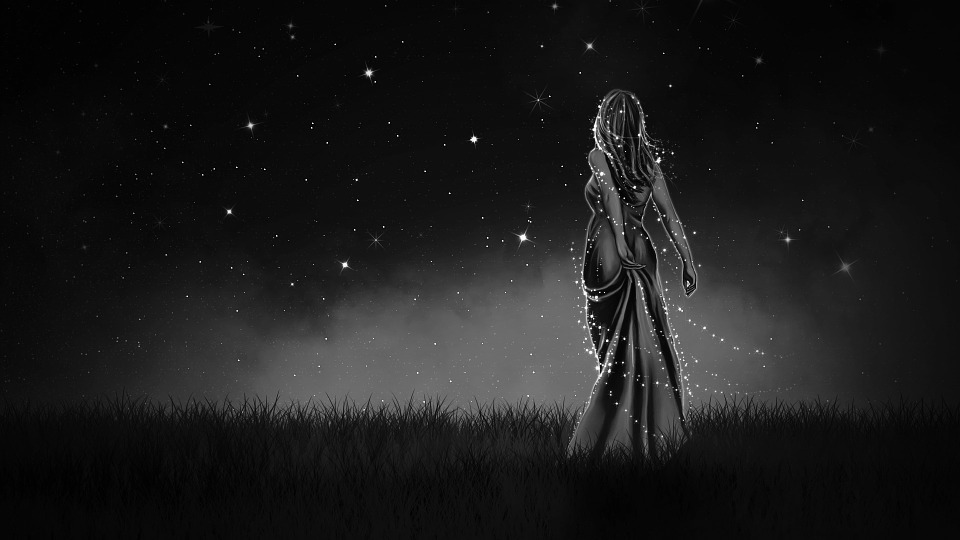
#> input picture midterm/b.jpg, 960 x 540 px
$ jupyter execute --allow-errors 'Midterm CV.ipynb'
#> lines starting #> are read from the running program, lines starting #| are printed output that depends on the picture
# Midterm Exam
## Each task of the exam is performed on the original images, unless the reverse is said
## At the end of the exam, you need to commit Jupiter's notebook into GitHab in the machine vision repository in a separate folder called Midterm. Each task must be commited in separate corresponding file, e.g. Task1.ipynb.

### Task 1
Apply each filter to image, specify which properties corresponds to filters

(1) corresponds to a low-pass filter in the frequency domain; (2) less than the other specified noise-canceling filters, blurs edges; (3) increases the sharpness of the image (4) works slower than the other specified noise-canceling filters; (5) is not a noise canceling filter; (6) poorly removes noise such as "salt and pepper"; (7) will destroy all lines of one pixel thickness in the image

### Task 2
Construct a histogram of the brightness of the image. Apply the operation "linear stretching of brightness" and "the gray world" to the image. Operation "the gray world" needs to be realized independently. The mean can be called three times.

### Task 3
Shake the image with a noise like "salt and pepper". Suppress noise with a median filter. Map the difference between the original and noisy images, and between the adjusted and the original.

### Task 4

Apply the Canny and Sobel edge selection filters to the image. Try different options. Output the result of the selection of edges on the original color image in red.

[cell 1]
# Add Salt and Pepper
import numpy as np
import random
import cv2
import matplotlib.pyplot as plt
import matplotlib.image as img
from scipy import ndimage as ndimg
from PIL import Image
import math
from skimage import data
from skimage import feature

def addSaltAndPepper(image):
    output = np.zeros(image.shape,np.uint8)
    for i in range(image.shape[0]):
        for j in range(image.shape[1]):
            rdn = random.random()
            if rdn < 0.005:
                output[i][j] = 30
            elif rdn > 0.995:
                output[i][j] = 110
            else:
                output[i][j] = image[i][j]
    return output

im = cv2.imread('b.jpg',0)
#> im is the input picture: shape (540, 960); min 0, max 255, mean 27
nim = addSaltAndPepper(im)

plt.imshow(nim, cmap='gray')
plt.show()

[cell 2]
#TASK 1

# a - 1 6 6
# b - 1 2 6
# v - 4 1
# g - 3 1 6
# d - 7

from scipy import ndimage as ndimg
boxcore = np.array([[1,2,1],
                    [2,4,2],
                    [1,2,1]])
#boxcore = (9/16) * boxcore
box = ndimg.convolve(nim, boxcore)
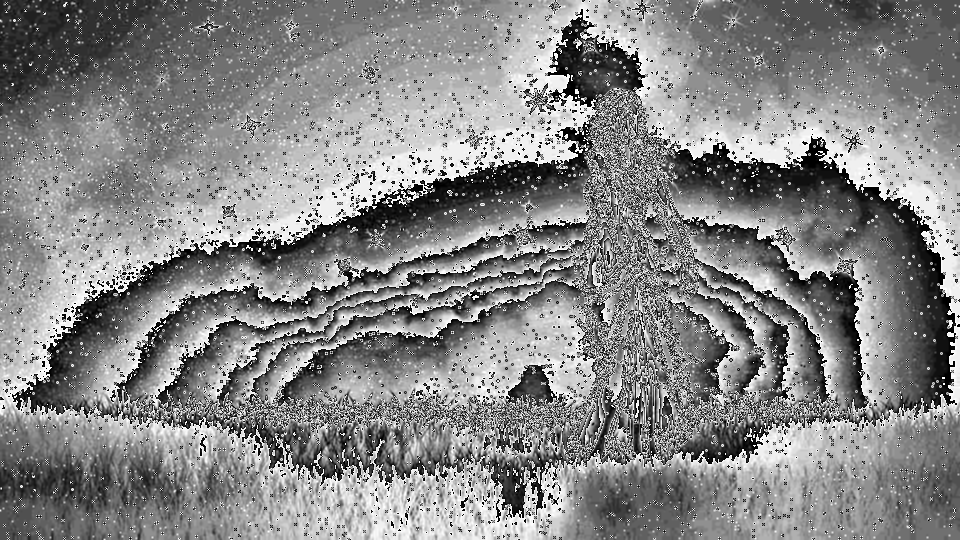
#> box: shape (540, 960); min 0, max 255, mean 133.4
plt.imshow(box, cmap='gray')
plt.show()

[cell 3]
from scipy import ndimage as ndimg
boxcore = np.array([[-1,2,-1],
                    [2,12,2],
                    [-1,2,-1]])
#boxcore = 9 * boxcore
box = ndimg.convolve(nim, boxcore)
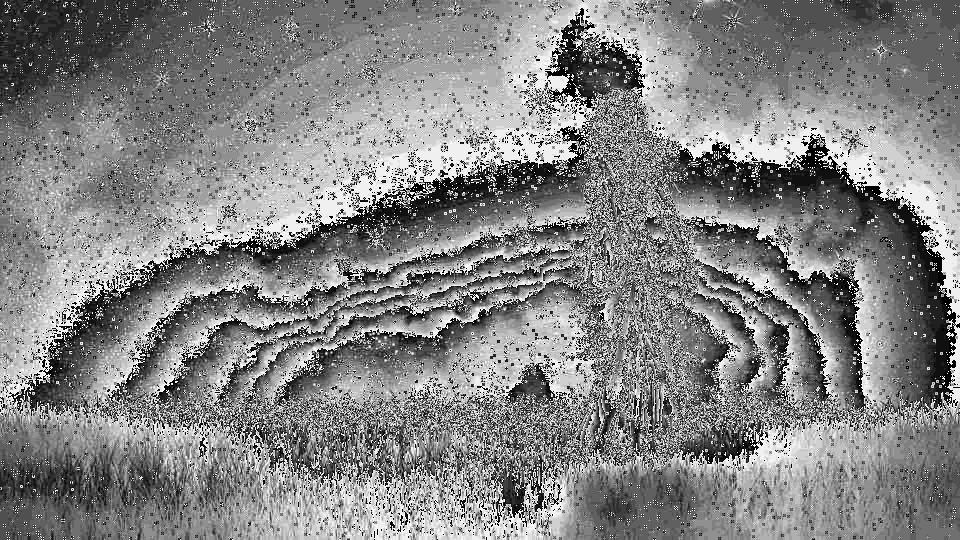
#> box: shape (540, 960); min 0, max 255, mean 131.2
plt.imshow(box, cmap='gray')
plt.show()

[cell 4]
from scipy import ndimage as ndimg
boxcore = np.array([[0,1,0],
                    [1,1,1],
                    [0,1,0]])
boxcore = (9/5) * boxcore
box = ndimg.convolve(nim, boxcore)
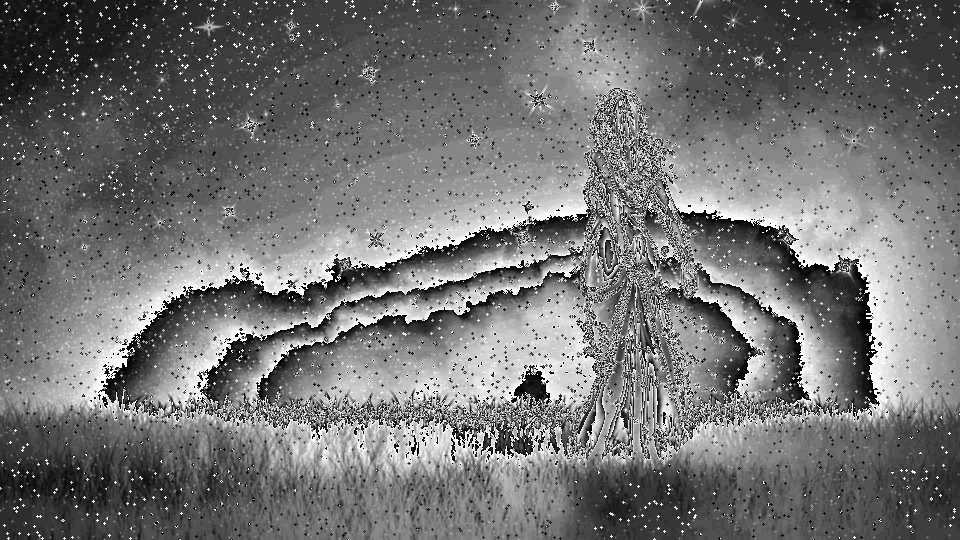
#> box: shape (540, 960); min 0, max 255, mean 113.7
plt.imshow(box, cmap='gray')
plt.show()

[cell 5]
from scipy import ndimage as ndimg
boxcore = np.array([[-1,-2,-1],
                    [0,0,0],
                    [1,2,1]])
boxcore = 9 * boxcore
box = ndimg.convolve(nim, boxcore)
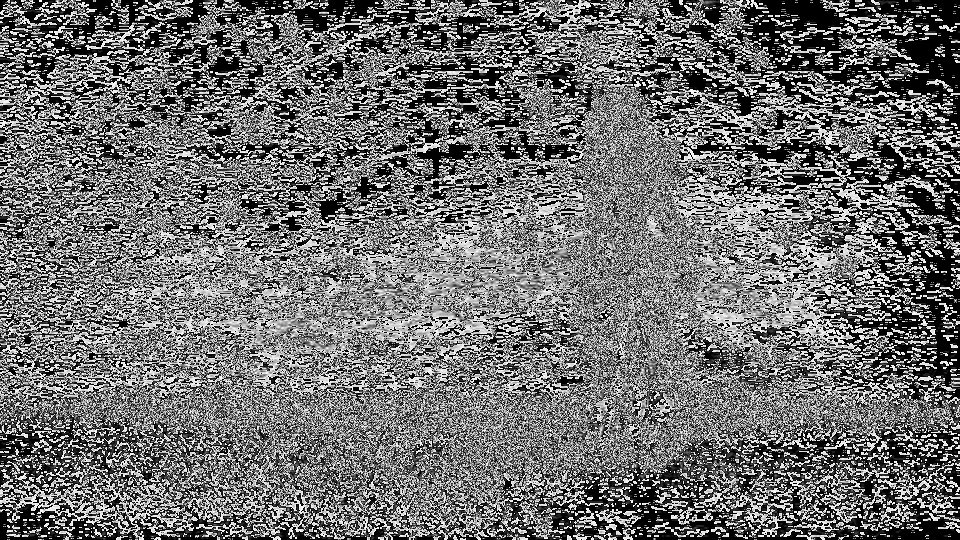
#> box: shape (540, 960); min 0, max 255, mean 110.7
plt.imshow(box, cmap='gray')
plt.show()

[cell 6]
from scipy.ndimage.filters import median_filter
med = median_filter(nim, size=3)
plt.imshow(med, cmap='gray')
plt.show()

[cell 7]
#TASK 2
plt.hist(nim.ravel(),256,[0,256]); plt.show()
#> after `plt.hist(nim.ravel(), 256, [0, 256])`:
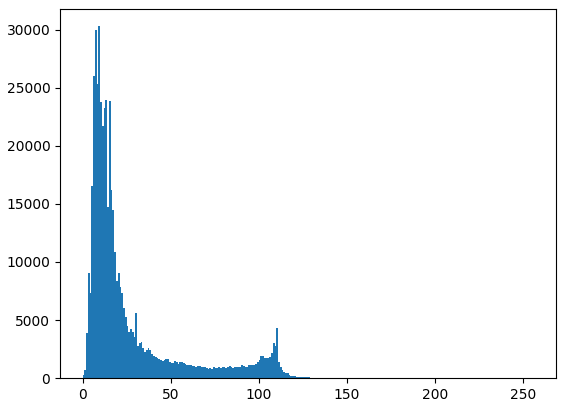
#> figure drawn by matplotlib, 1 panel; tallest bar 30287 high, from x = 9 to 10

[cell 8]
maxVal = nim.max();
#> maxVal = 255
minVal = nim.min();
#> minVal = 0
nim2 = addSaltAndPepper(im)
#nim2 = (nim2 - minVal) * (255/(maxVal - minVal));
nim2 = nim2 * 1.7
plt.imshow(nim2, cmap='gray')
plt.show()

[cell 9]
# Gray World
bad = cv2.imread('bad.jpg')
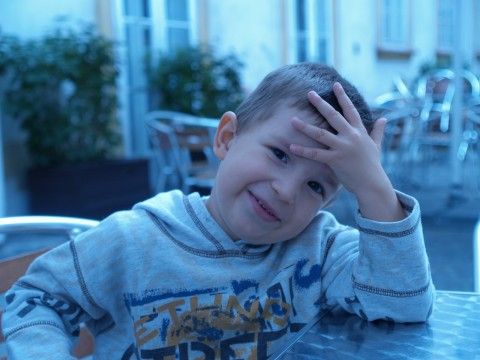
#> input picture midterm/bad.jpg, 480 x 360 px
#> bad is the input picture: shape (360, 480, 3); mean B, G, R 163.8, 123.3, 72.7
plt.imshow(bad)
plt.show()

#> (a cell that did not finish here is left out)

[cell 11]
plt.hist(nim2.ravel(),256,[0,256]); plt.show()
#> after `plt.hist(nim2.ravel(), 256, [0, 256])`:
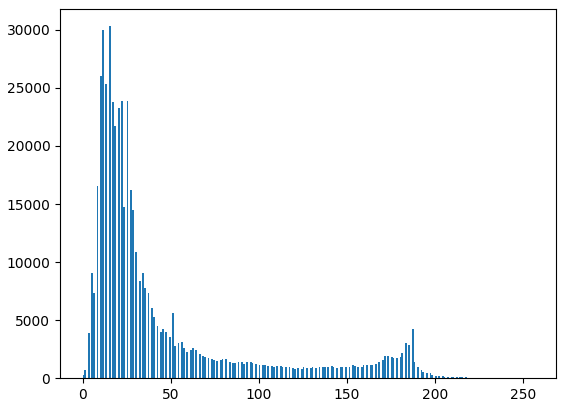
#> figure drawn by matplotlib, 1 panel; tallest bar 30311 high, from x = 15 to 16

[cell 12]
#Task 3
nim3 = nim - med
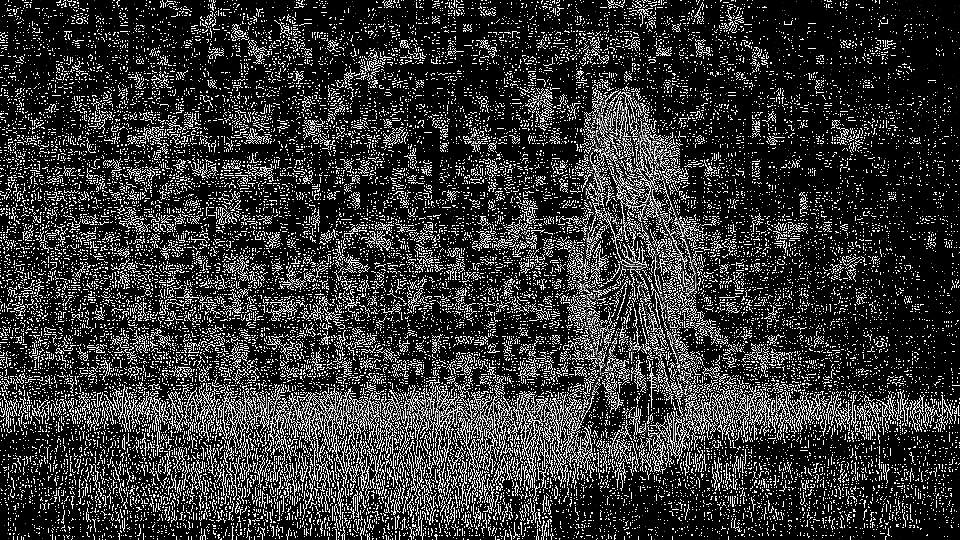
#> nim3: shape (540, 960); min 0, max 255, mean 53
plt.imshow(med, cmap='gray')
plt.show()

[cell 13]
# Task4
canny = feature.canny(nim, sigma=1)
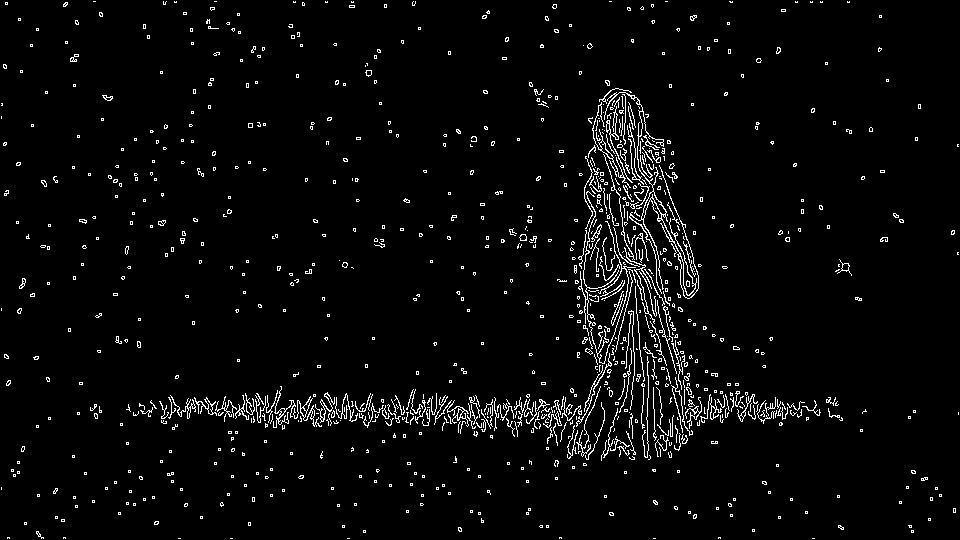
#> canny: shape (540, 960) bool; 3.5% white in thin lines or dots
plt.imshow(med, cmap='gray')
plt.show()

[cell 14]
from skimage.filters import sobel
sobel = sobel(nim)
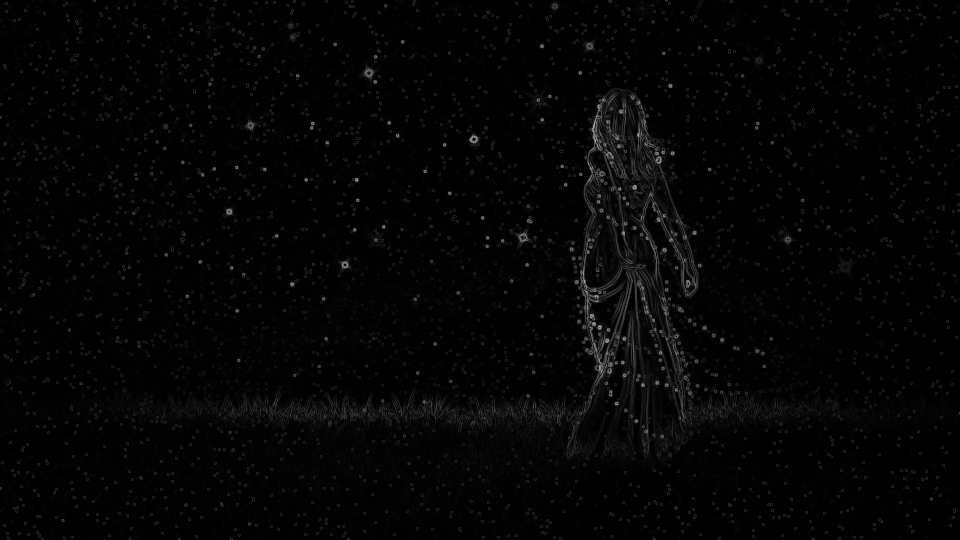
#> sobel: shape (540, 960) float64; min 0, max 0.669, mean 0.019
plt.imshow(sobel, cmap = 'Reds')
plt.show()
